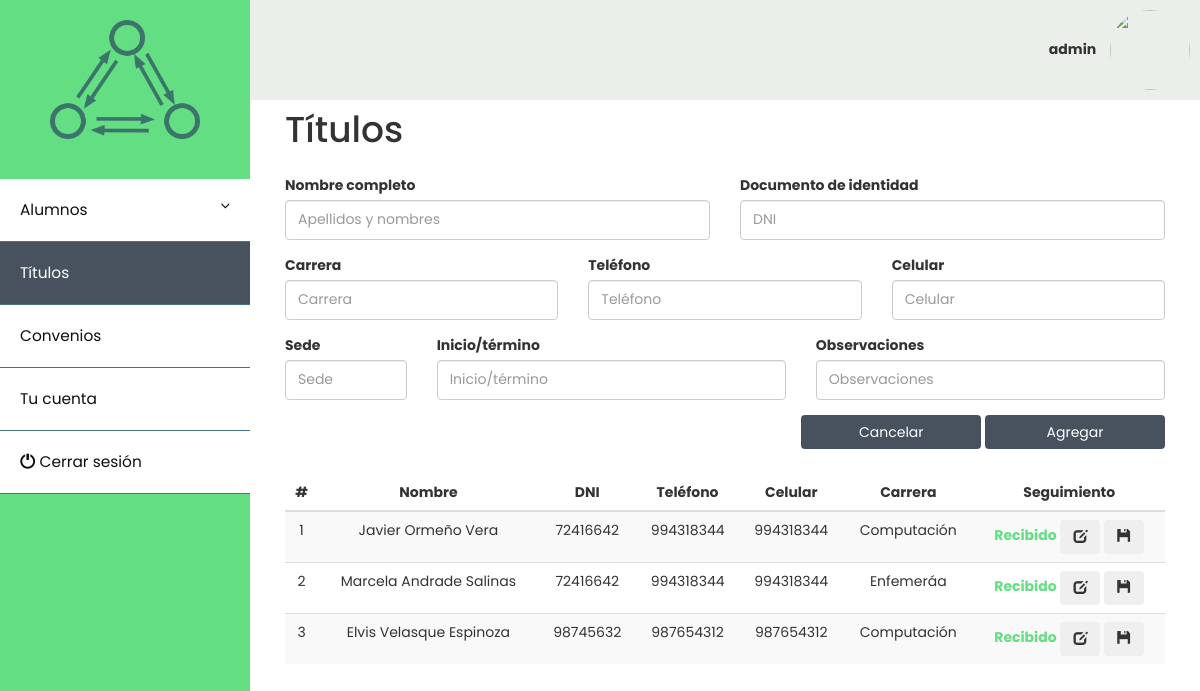
The page /titulos.php (signed in) on the database its author committed.
### tables this page shows
CREATE TABLE `titulos` (
  `id_titulo` int(11) NOT NULL,
  `nombres` varchar(50) NOT NULL,
  `dni` varchar(8) NOT NULL,
  `carrera` varchar(30) NOT NULL,
  `telefono` varchar(9) NOT NULL,
  `celular` varchar(9) NOT NULL,
  `sede` varchar(30) NOT NULL,
  `inicio/termino` varchar(20) NOT NULL,
  `observaciones` text NOT NULL,
  `seguimiento` int(11) DEFAULT NULL
);

### dbcon.php (called while the page is built)
<?php
function conectar(){
    $user="root";
    $pass="";
    $server="localhost";
    $db="webTaylorDB";
    $con=mysqli_connect($server,$user,$pass,$db) or die ("Error al conectar a la bd ");
    return $con;
}
?>

### titulos.php (the view, shortened to what this page needs)
<!DOCTYPE html>
<html lang="es">
<head>
    <link rel="stylesheet" href="https://maxcdn.bootstrapcdn.com/bootstrap/3.3.7/css/bootstrap.min.css">
    <link rel="stylesheet" type="text/css" href="css/main.css">
    <link href="util/jGrowl/jquery.jgrowl.css" rel="stylesheet" media="screen">
    <?php include "dbcon.php"?>
</head>
<body>
    <div class="nav" style="" align="right">
        <label><?php session_start();
            echo $_SESSION['user'] ?></label>
        <img class="profile-img-card" src="//ssl.gstatic.com/accounts/ui/avatar_2x.png" />
    </div>
    <div class="wrapper">
        <nav id="sidebar">
            <div class="sidebar-header" align="center">
                <img src="images/iconlogo.png" alt="" style="width: 150px">
            </div>
            <ul class="list-unstyled components">
                <li>
                    <a href="#homeSubmenu" data-toggle="collapse" aria-expanded="false">Alumnos</a>
                </li>
                <li  class="active"><a href="titulos.php">Títulos</a></li>
                <li><a href="convenios.php">Convenios</a></li>
                <li><a href="miCuenta.php">Tu cuenta</a></li>
                <li><a href="index.html"><span class="glyphicon glyphicon-off" style="top: 2px"></span>  Cerrar sesión</a></li>
            </ul>
        </nav>
        <div id="content" style="margin-top: 10px; width: 100%">
            <br><br><br>
            <div class="row-fluid" style="padding: 20px; width: 100%">
                <div class="col-md-12">
                    <h1>Títulos</h1>
                </div>
                <div class="col-md-6" style="top:15px">
                    <div class="form-group">
                        <label for="nombreCompleto">Nombre completo</label>
                        <input type="text" class="form-control" id="nombreCompleto" placeholder="Apellidos y nombres" autofocus>
                    </div>
                </div>
                <div class="col-md-6" style="top:15px">
                    <div class="form-group">
                        <label for="dni">Documento de identidad</label>
                        <input type="text" class="form-control" id="dni" placeholder="DNI">
                    </div>
                </div>
                <div class="col-md-4" style="top:15px">
                    <div class="form-group">
                        <label for="carrera">Carrera</label>
                        <input type="text" class="form-control" id="carrera" placeholder="Carrera">
                    </div>
                </div>
                <div class="col-md-4" style="top:15px">
                    <div class="form-group">
                        <label for="dni">Teléfono</label>
                        <input type="text" class="form-control" id="telefono" placeholder="Teléfono">
                    </div>
                </div>
                <div class="col-md-4" style="top:15px">
                    <div class="form-group">
                        <label for="celular">Celular</label>
                        <input type="text" class="form-control" id="celular" placeholder="Celular">
                    </div>
                </div>
                <div class="col-md-2" style="top:15px">
                    <div class="form-group">
                        <label for="sede">Sede</label>
                        <input type="text" class="form-control" id="sede" placeholder="Sede">
                    </div>
                </div>
                <div class="col-md-5" style="top:15px">
                    <div class="form-group">
                        <label for="iniciotermino">Inicio/término</label>
                        <input type="text" class="form-control" id="iniciotermino" placeholder="Inicio/término">
                    </div>
                </div>
                <div class="col-md-5" style="top:15px">
                    <div class="form-group">
                        <label for="obs">Observaciones</label>
                        <input type="text" class="form-control" id="obs" placeholder="Observaciones">
                    </div>
                </div>
                <div class="col-md-12" style="top:15px" align="right">
                    <button type="button" class="btn" style="background-color: #47525e; color: #FFFFFF; width: 180px">Cancelar</button>
                    <input type="button" href="javascript:;" class="btn" style="background-color: #47525e; color: #FFFFFF; width: 180px"
                    onclick="SaveTitulo($('#nombreCompleto').val(),$('#dni').val(),$('#carrera').val(),
                                        $('#telefono').val(),$('#celular').val(),$('#sede').val(),
                                        $('#iniciotermino').val(),$('#obs').val())" value="Agregar">
                </div>
                <div class="col-md-12" style="top: 40px;">
                    <table class="table table-striped">
                        <thead>
                        <tr>
                            <th scope="col">#</th>
                            <th scope="col">Nombre</th>
                            <th scope="col">DNI</th>
                            <th scope="col">Teléfono</th>
                            <th scope="col">Celular</th>
                            <th scope="col">Carrera</th>
                            <th scope="col">Seguimiento</th>
                        </tr>
                        </thead>
                        <tbody>
                            <?php
                                $query = mysqli_query(conectar(),"select * from titulos")or die(mysqli_error(conectar()));
                                while($row = mysqli_fetch_array($query)) {
                            ?>
                            <tr>
                                <td><?php echo $row['id_titulo']?></td>
                                <td><?php echo $row['nombres']; ?></td>
                                <td><?php echo $row['dni']; ?></td>
                                <td><?php echo $row['telefono']; ?></td>
                                <td><?php echo $row['celular']; ?></td>
                                <td><?php echo $row['carrera']; ?></td>
                                <td><?php
                                    if ($row['seguimiento'] == 0 || $row['seguimiento'] == null) {
                                        echo "<label style=\"color: #ebbd30;\">En espera</label> ";
                                    }
                                    else{
                                        echo "<label style=\"color: #63de83;\"> Recibido</label> ";
                                    }
                                    echo "<button name='edit' id=".$row['id_titulo']." class=\"btn\" data-toggle=\"modal\" data-target=\"#MyModal\" onclick='editTitle(this.id)' ><span class=\"glyphicon glyphicon-edit\"></span></button>".
                                    "  <button id=".$row['id_titulo']." class=\"btn\" onclick='editTitleState(this.id)'><span class=\"glyphicon glyphicon-floppy-disk\"></span></button>";
                                ?></td>
                            </tr>
                            <?php } ?>
                        </tbody>
                    </table>
                </div>
            </div>
        </div>
    </div>
</body>
</html>

### css/main.css (style rules this page uses)
.wrapper { display: flex; align-items: stretch; }
#sidebar { min-width: 250px; max-width: 250px; }
#sidebar { min-width: 250px; max-width: 250px; min-height: 100vh; }
a[data-toggle="collapse"] { position: relative; }
a[aria-expanded="false"]::before, a[aria-expanded="true"]::before { content: '\e259'; display: block; position: absolute; right: 20px; font-family: 'Glyphicons Halflings'; font-size: 0.6em; }
body { font-family: 'Poppins'; background: #FFFFFF; }
a, a:hover, a:focus { color: inherit; text-decoration: none; transition: all 0.3s; }
#sidebar { background: #63de83; color: #0f0f0f; transition: all 0.3s; }
#sidebar .sidebar-header { padding: 20px; background: #63de83; }
#sidebar ul.components { padding: 20px 0; }
#sidebar ul li a { padding: 20px; font-size: 1.1em; display: block; background: #FFFFFF; border-bottom: 0.5px solid #47748b; }
#sidebar ul li.active > a { color: #FFFFFF; background: #47525e; }
.nav { position: absolute; left: 0; top: 0; z-index: -1; width: 100%; height: 100px; background-color: #ebefe9; }
.profile-img-card { width: 80px; height: 80px; margin: 10px; -moz-border-radius: 50%; -webkit-border-radius: 50%; border-radius: 50%; }
input[type=text] { height: 40px; }
td,th { text-align: center; }

### rows shown on the page
titulos: id_titulo "1", nombres "Javier Ormeño Vera", dni "72416642", telefono "994318344", celular "994318344", carrera "Computación", seguimiento "Recibido"
titulos: id_titulo "2", nombres "Marcela Andrade Salinas", dni "72416642", telefono "994318344", celular "994318344", carrera "Enfemeráa", seguimiento "Recibido"
titulos: id_titulo "3", nombres "Elvis Velasque Espinoza", dni "98745632", telefono "987654312", celular "987654312", carrera "Computación", seguimiento "Recibido"

### other values the page prints
$_SESSION['user'] "admin"
